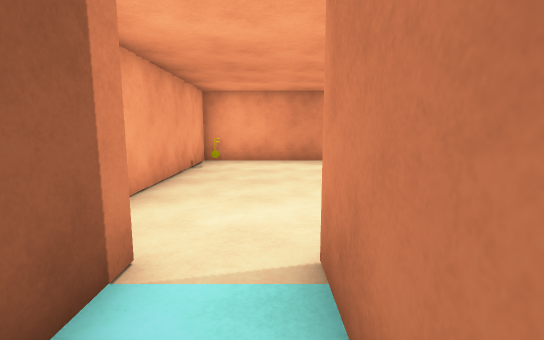
View 1 (above)

16 first-person views from a walk through a 3-D level made in the Unity game engine. The camera is 1.4 m above the floor, tilts 8° down and sees 85° across. Doors are open. The floor is counted in squares, 1 m on a side. Each view is taken from the middle of a square. On the plan, view 1 faces up. The plan holds only what a view shows up to about 14 squares ahead; the rest is blank. The place goes on beyond the plan. The player character is not drawn.

View 2
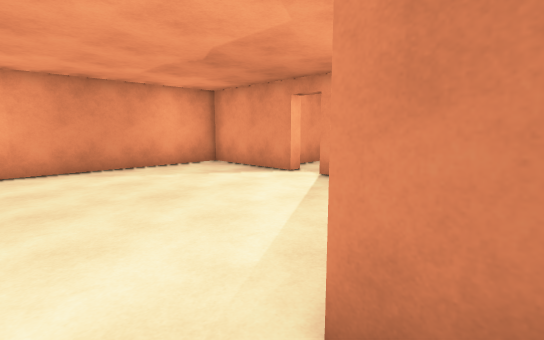

View 3
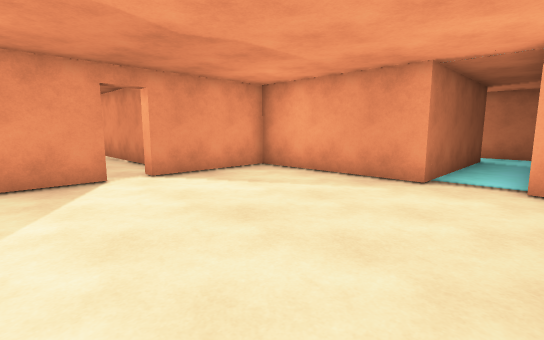

View 4
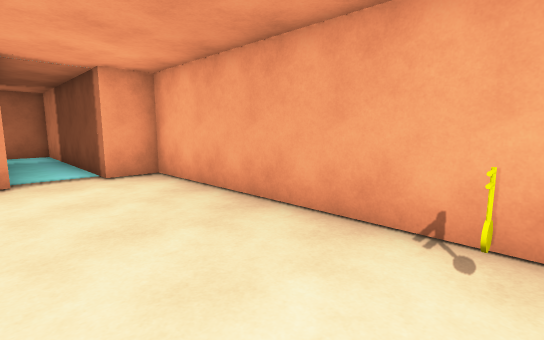

View 5
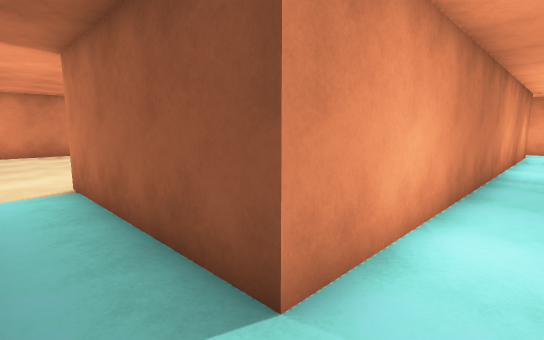

View 6
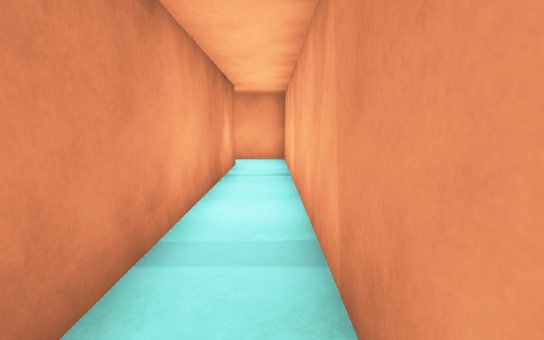

View 7
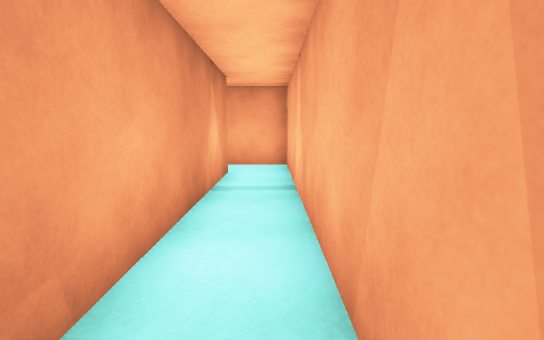

View 8
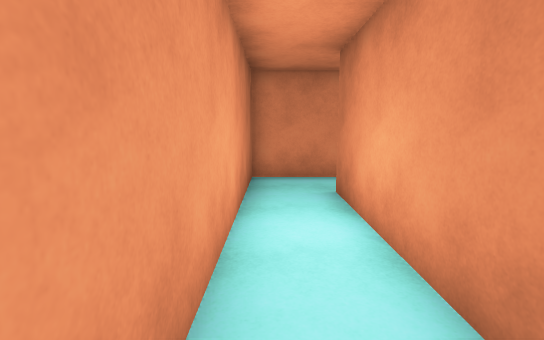

View 9
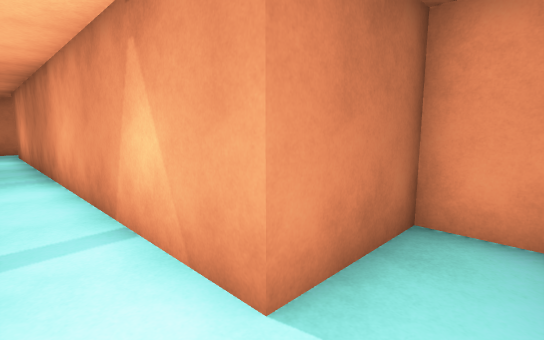

View 10
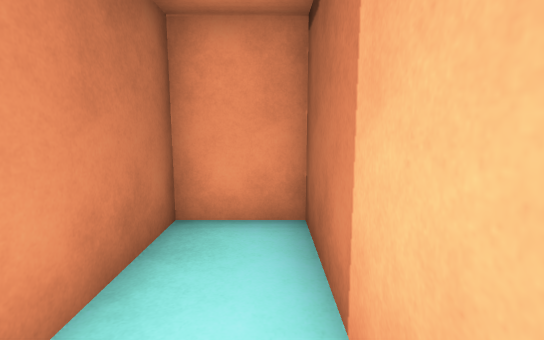

View 11
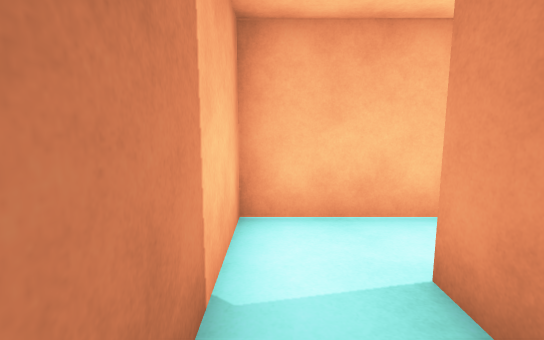

View 12
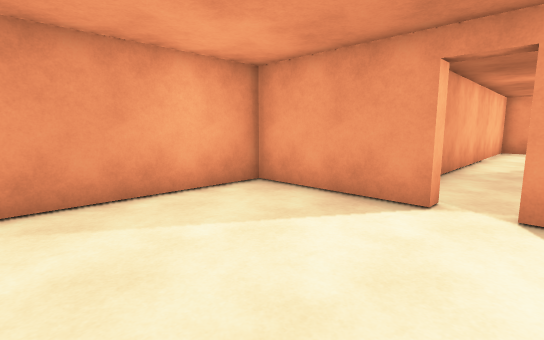

View 13
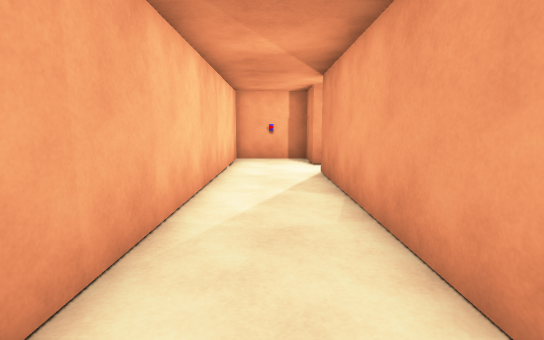

View 14
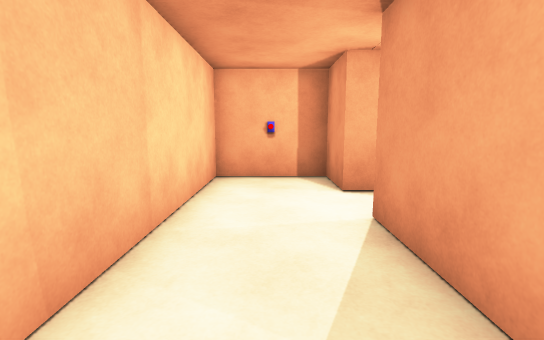

View 15
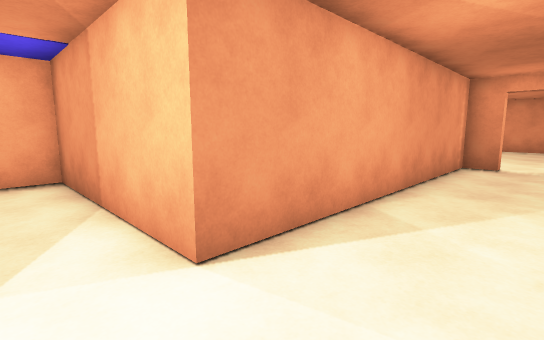

View 16
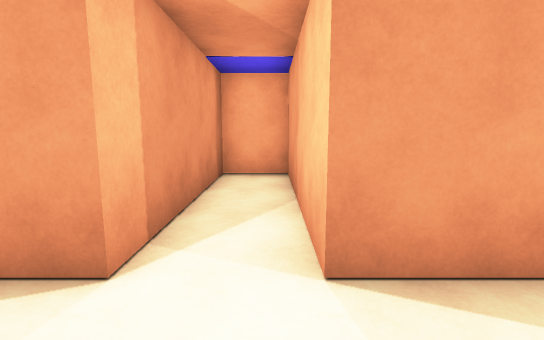

### Floor plan
Points are (right, up) in squares from view 1. A wall is a line through its corners. A room is listed if a view was taken in it or the views show most of it. See-through windows are left out.
Room 1 (views 1, 2, 5, 6, 7, 8, 9, 10, 11)
walls: (-1.5, 3) (-1.5, -5.6) (19.5, -5.6) (19.5, -0.6) (17.5, -0.6) (17.5, -3.6) (0.5, -3.6) (0.5, 3)
ways out: open door at (-0.5, 3) to room 2
Room 2 (views 3, 4, 12)
walls: (6.5, 8.6) (6.5, 13) (-3, 13) (-3, 3) (-1.5, 3); (0.5, 3) (6.5, 3) (6.5, 7.4)
ways out: open door at (-0.5, 3) to room 1; open door at (7, 8) to room 3
objects: other object (-2, 12)
Room 3 (views 13, 14, 15, 16)
walls: (7, 7.4) (7, 6.4) (17.5, 6.4) (17.5, -0.1) (19.5, -0.1) (19.5, 6.4) (21.5, 6.4) (21.5, 9.6) (8.1, 9.6)
ways out: open door at (7, 8) to room 2

Where each view was taken, in squares from view 1:
view 1: 0 up, 0 right, facing up
view 2: 2 up, 1 left, facing up-right
view 3: 11 up, 2 left, facing down-right
view 4: 12 up, 1 right, facing down-left
view 5: 5 down, 1 left, facing up-right
view 6: 5 down, 6 right, facing right
view 7: 5 down, 8 right, facing right
view 8: 5 down, 7 right, facing left
view 9: 5 down, 19 right, facing up-left
view 10: 5 down, 19 right, facing up
view 11: 1 down, 19 right, facing down
view 12: 7 up, 1 right, facing up-right
view 13: 8 up, 8 right, facing right
view 14: 8 up, 13 right, facing right
view 15: 9 up, 19 right, facing down-left
view 16: 9 up, 18 right, facing down
